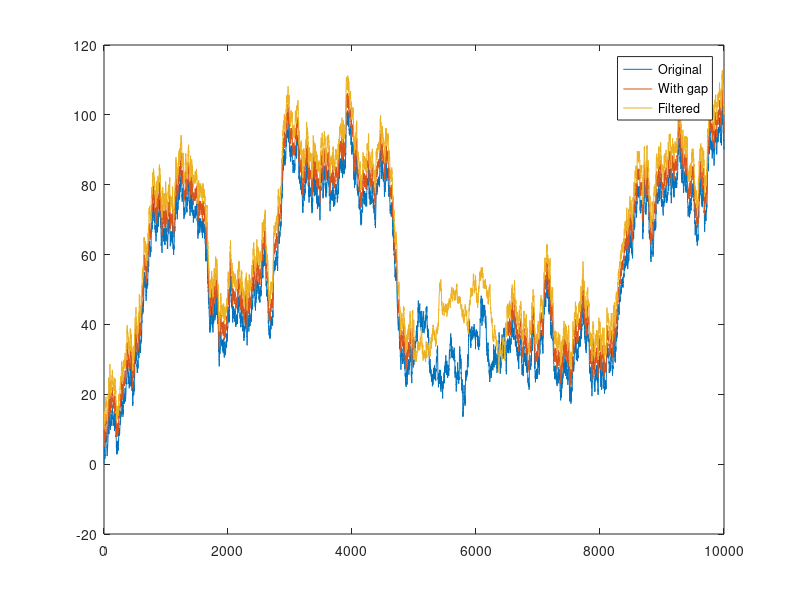

Write MATLAB code to recreate this figure.
%%
%     COURSE: Signal processing problems, solved in MATLAB and Python
%    SECTION: Resampling, interpolating, extrapolating
%      VIDEO: Spectral interpolation
% Instructor: sincxpress.com
%
%%

% number of points in signal
n = 10000;

% create signal
[origsig,signal] = deal( cumsum( randn(n,1) ) );


% remove a specified window
boundaryPnts = [ 5000 6500 ];
signal(boundaryPnts(1):boundaryPnts(2)) = 0/0;


% FFTs of pre- and post-window data
fftPre = fft(signal( boundaryPnts(1)-diff(boundaryPnts)-1:boundaryPnts(1)-1) );
fftPst = fft(signal( boundaryPnts(2)+1:boundaryPnts(2)+diff(boundaryPnts)+1) );

% interpolated signal is a combination of mixed FFTs and straight line
mixeddata = detrend(ifft( ( fftPre+fftPst )/2 ));
linedata  = linspace(0,1,diff(boundaryPnts)+1)'*(signal(boundaryPnts(2)+1)-signal(boundaryPnts(1)-1)) + signal(boundaryPnts(1)-1);

% sum together for final result
linterp = mixeddata + linedata;

% put the interpolated piece into the signal
filtsig = signal;
filtsig(boundaryPnts(1):boundaryPnts(2)) = linterp;

figure(1), clf
plot(1:n,[origsig signal+5 filtsig+10])
legend({'Original';'With gap';'Filtered'})
zoom on

%% done.
